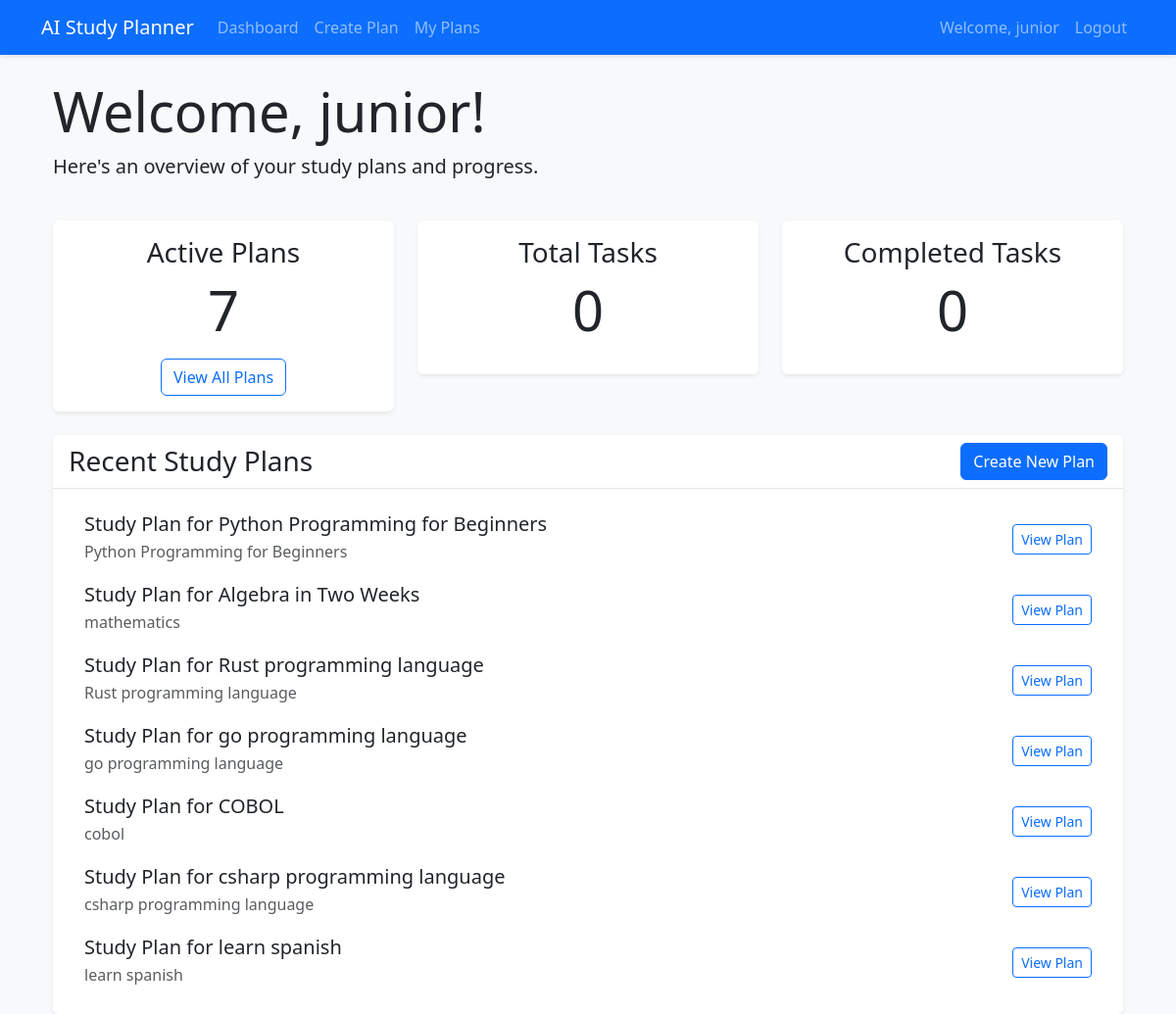
The page /dashboard (signed in) on the database its author committed.
### app/models/user.py (models this page shows, shortened)
class User(UserMixin, db.Model):
    id = db.Column(db.Integer, primary_key=True)
    username = db.Column(db.String(64), unique=True, nullable=False)
    email = db.Column(db.String(120), unique=True, nullable=False)
    password_hash = db.Column(db.String(128))
    study_plans = db.relationship('StudyPlan', backref='user', lazy=True)

### app/models/study_plan.py (models this page shows)
class StudyPlan(db.Model):
    id = db.Column(db.Integer, primary_key=True)
    title = db.Column(db.String(100), nullable=False)
    subject = db.Column(db.String(100), nullable=False)
    description = db.Column(db.Text)
    created_at = db.Column(db.DateTime, default=datetime.utcnow)
    user_id = db.Column(db.Integer, db.ForeignKey('user.id'), nullable=False)
    tasks = db.relationship('StudyTask', backref='study_plan', lazy=True)

### app/routes/main.py (the view)
@bp.route('/dashboard')
@login_required
def dashboard():
    return render_template('dashboard.html', user=current_user)

### app/models/user.py (called while the page is built)
@login_manager.user_loader
def load_user(id):
    return User.query.get(int(id))

### app/templates/dashboard.html (shortened to what this page needs)
{% extends "base.html" %}
{% block content %}
<div class="container">
    <div class="row mb-4">
        <div class="col-md-12">
            <h1 class="display-4">Welcome, {{ user.username }}!</h1>
            <p class="lead">Here's an overview of your study plans and progress.</p>
        </div>
    </div>
    <div class="row mb-4">
        <div class="col-md-4">
            <div class="card border-0 shadow-sm">
                <div class="card-body text-center">
                    <h3 class="card-title">Active Plans</h3>
                    <p class="display-4">{{ user.study_plans|length }}</p>
                    <a href="{{ url_for('study_planner.list_plans') }}" class="btn btn-outline-primary">View All Plans</a>
                </div>
            </div>
        </div>
        <div class="col-md-4">
            <div class="card border-0 shadow-sm">
                <div class="card-body text-center">
                    <h3 class="card-title">Total Tasks</h3>
                    <p class="display-4">
                    {% set total_tasks = 0 %}
                    {% for plan in user.study_plans %}
                        {% set total_tasks = total_tasks + plan.tasks|length %}
                    {% endfor %}
                    {{ total_tasks }}
                    </p>
                </div>
            </div>
        </div>
        <div class="col-md-4">
            <div class="card border-0 shadow-sm">
                <div class="card-body text-center">
                    <h3 class="card-title">Completed Tasks</h3>
                    <p class="display-4">
                    {% set completed_tasks = 0 %}
                    {% for plan in user.study_plans %}
                        {% for task in plan.tasks %}
                            {% if task.completed %}
                                {% set completed_tasks = completed_tasks + 1 %}
                            {% endif %}
                        {% endfor %}
                    {% endfor %}
                    {{ completed_tasks }}
                    </p>
                </div>
            </div>
        </div>
    </div>
    <div class="row">
        <div class="col-md-12">
            <div class="card border-0 shadow-sm">
                <div class="card-header bg-white">
                    <div class="d-flex justify-content-between align-items-center">
                        <h3 class="mb-0">Recent Study Plans</h3>
                        <a href="{{ url_for('study_planner.create_plan') }}" class="btn btn-primary">Create New Plan</a>
                    </div>
                </div>
                <div class="card-body">
                    {% if user.study_plans %}
                        <div class="list-group list-group-flush">
                        {% for plan in user.study_plans %}
                            <div class="list-group-item border-0">
                                <div class="d-flex w-100 justify-content-between align-items-center">
                                    <div>
                                        <h5 class="mb-1">{{ plan.title }}</h5>
                                        <p class="mb-1 text-muted">{{ plan.subject }}</p>
                                    </div>
                                    <div>
                                        <a href="{{ url_for('study_planner.view_plan', plan_id=plan.id) }}"
                                           class="btn btn-outline-primary btn-sm">View Plan</a>
                                    </div>
                                </div>
                            </div>
                        {% endfor %}
                        </div>
                    {% else %}
                        <div class="text-center py-5">
                            <h4>No study plans yet</h4>
                            <p class="text-muted">Create your first study plan to get started!</p>
                            <a href="{{ url_for('study_planner.create_plan') }}" class="btn btn-primary">Create New Plan</a>
                        </div>
                    {% endif %}
                </div>
            </div>
        </div>
    </div>
</div>
{% endblock %}

### app/templates/base.html (shortened to what this page needs)
<!DOCTYPE html>
<html lang="en">
<head>
    <link href="https://cdn.jsdelivr.net/npm/bootstrap@5.3.0/dist/css/bootstrap.min.css" rel="stylesheet">
    <link rel="stylesheet" href="{{ url_for('static', filename='css/style.css') }}">
</head>
<body>
    <nav class="navbar navbar-expand-lg navbar-dark bg-primary">
        <div class="container">
            <a class="navbar-brand" href="{{ url_for('main.index') }}">AI Study Planner</a>
            <div class="collapse navbar-collapse" id="navbarNav">
                <ul class="navbar-nav me-auto">
                    {% if current_user.is_authenticated %}
                    <li class="nav-item">
                        <a class="nav-link" href="{{ url_for('main.dashboard') }}">Dashboard</a>
                    </li>
                    <li class="nav-item">
                        <a class="nav-link" href="{{ url_for('study_planner.create_plan') }}">Create Plan</a>
                    </li>
                    <li class="nav-item">
                        <a class="nav-link" href="{{ url_for('study_planner.list_plans') }}">My Plans</a>
                    </li>
                    {% endif %}
                </ul>
                <ul class="navbar-nav">
                    {% if current_user.is_authenticated %}
                    <li class="nav-item">
                        <span class="nav-link">Welcome, {{ current_user.username }}</span>
                    </li>
                    <li class="nav-item">
                        <a class="nav-link" href="{{ url_for('auth.logout') }}">Logout</a>
                    </li>
                    {% endif %}
                </ul>
            </div>
        </div>
    </nav>
    <div class="container mt-4">
        {% block content %}{% endblock %}
    </div>
</body>
</html>

### app/static/css/style.css (style rules this page uses)
body { background-color: #f8f9fa; }
.card { box-shadow: 0 2px 4px rgba(0,0,0,0.1); border: none; }
.card-header { background-color: #fff; border-bottom: 1px solid rgba(0,0,0,0.1); }
.navbar { box-shadow: 0 2px 4px rgba(0,0,0,0.1); }
.list-group-item { border-left: none; border-right: none; }
.list-group-item:first-child { border-top: none; }
.list-group-item:last-child { border-bottom: none; }

### rows shown on the page
User: username "junior"
StudyPlan: title "Study Plan for Python Programming for Beginners", subject "Python Programming for Beginners"
StudyPlan: title "Study Plan for Algebra in Two Weeks", subject "mathematics"
StudyPlan: title "Study Plan for Rust programming language", subject "Rust programming language"
StudyPlan: title "Study Plan for go programming language", subject "go programming language"
StudyPlan: title "Study Plan for COBOL", subject "cobol"
StudyPlan: title "Study Plan for csharp programming language", subject "csharp programming language"
StudyPlan: title "Study Plan for learn spanish", subject "learn spanish"

### other values the page prints
{{ user.study_plans|length }} "7"
{{ total_tasks }} "0"
{{ completed_tasks }} "0"
